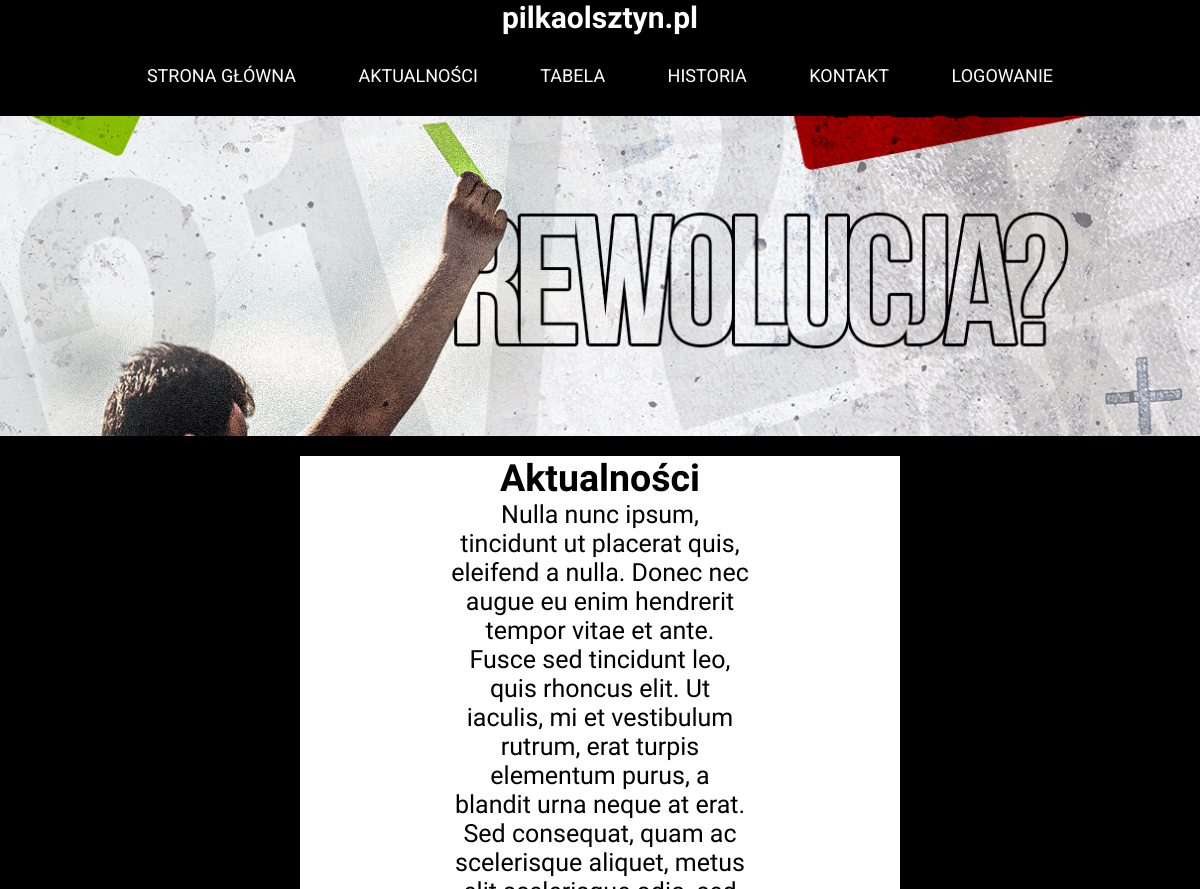
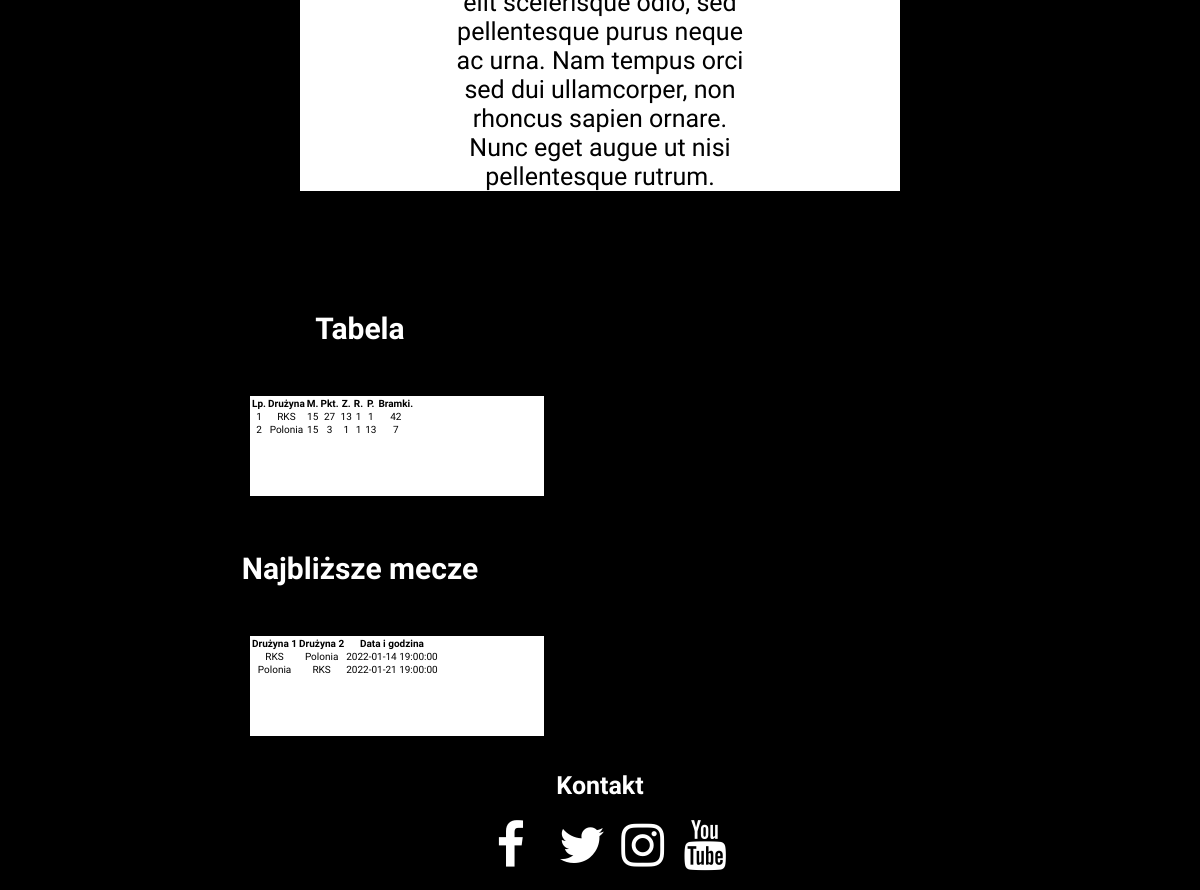
The page / on the database its author committed (2 pictures, top to bottom).
### tables this page shows
CREATE TABLE IF NOT EXISTS `aktualnosci` (
  `idAktualnosci` int NOT NULL AUTO_INCREMENT,
  `Zawartosc` varchar(2500) DEFAULT NULL,
  PRIMARY KEY (`idAktualnosci`)
);

CREATE TABLE IF NOT EXISTS `druzyny` (
  `idDruzyny` int NOT NULL AUTO_INCREMENT,
  `Lp` int DEFAULT NULL,
  `Druzyna` varchar(25) DEFAULT NULL,
  `Mecze` int NOT NULL,
  `Punkty` int DEFAULT NULL,
  `Zwyciestwa` int DEFAULT NULL,
  `Remisy` int DEFAULT NULL,
  `Porazki` int DEFAULT NULL,
  `Bramki` varchar(7) DEFAULT NULL,
  `Kapitan` int NOT NULL,
  PRIMARY KEY (`idDruzyny`),
  UNIQUE KEY `Druzyna_UNIQUE` (`Druzyna`)
);

CREATE TABLE IF NOT EXISTS `kalendarz` (
  `idWydarzenie` int NOT NULL AUTO_INCREMENT,
  `Data` datetime DEFAULT NULL,
  `Druzyna_a` varchar(45) DEFAULT NULL,
  `Druzyna_b` varchar(45) DEFAULT NULL,
  `Druzyny_idDruzyny_a` int NOT NULL,
  `Druzyny_idDruzyny_b` int NOT NULL,
  PRIMARY KEY (`idWydarzenie`)
);

### php/funkcje.php (the view, shortened to what this page needs)
<?php
function pokazAktualnosci($limit)
{
    include "cfg.php";
    if ($link) {
        $query = "SELECT * FROM aktualnosci LIMIT $limit";
        $result = $link->query($query);
        if ($result->num_rows > 0) {
            while ($row = $result->fetch_assoc()) {
                echo "<div class='news'>";
                echo $row["Zawartosc"];
				echo "</div>";
            }
        } else {
            echo "0 results";
        }
    }
}
function pokazTabeleDruzyn()
{
    include "cfg.php";
    if ($link) {
        $query = "SELECT * FROM druzyny LIMIT 100;";
        $result = $link->query($query);
        if ($result->num_rows > 0) {
            echo ("<table class='tabela-druzyny'>");
            echo ("<tr><th>Lp.</th><th>Drużyna</th><th>M.</th><th>Pkt.</th><th>Z.</th><th>R.</th><th>P.</th><th>Bramki.</th></tr>");
            while ($row = $result->fetch_assoc()) {
                echo "<tr>";
                echo "<td>" . $row["Lp"] . "</td>";
                echo "<td>" . $row["Druzyna"] . "</td>";
                echo "<td>" . $row["Mecze"] . "</td>";
                echo "<td>" . $row["Punkty"] . "</td>";
                echo "<td>" . $row["Zwyciestwa"] . "</td>";
                echo "<td>" . $row["Remisy"] . "</td>";
                echo "<td>" . $row["Porazki"] . "</td>";
                echo "<td>" . $row["Bramki"] . "</td>";
                echo "</tr>";
            }
            echo ("</table>");
        } else {
            echo "0 results";
        }
    }
}
function pokazNajblizszeSpotkania()
{
    include "cfg.php";
    if ($link) {
        $query = "SELECT * FROM kalendarz WHERE Data>= NOW() ORDER BY Data ASC LIMIT 10;";
        $result = $link->query($query);
        if ($result->num_rows > 0) {
            echo ("<table class='tabela-druzyny'>");
            echo ("<tr><th>Drużyna 1</th><th>Drużyna 2</th><th>Data i godzina</th></tr>");
            while ($row = $result->fetch_assoc()) {
                echo "<tr>";
                echo "<td>" . $row["Druzyna_a"] . "</td>";
                echo "<td>" . $row["Druzyna_b"] . "</td>";
                echo "<td>" . $row["Data"] . "</td>";
                echo "</tr>";
            }
            echo ("</table>");
        } else {
            echo "0 results";
        }
    }
}

### html/index.php (shortened to what this page needs)
<!DOCTYPE html>
<html lang="pl">
<head>
    <link rel="stylesheet" href="https://cdnjs.cloudflare.com/ajax/libs/font-awesome/4.7.0/css/font-awesome.min.css">
    <link rel="stylesheet" href="../css/style.css">
    <link rel="stylesheet" href="../css/style.php" media="screen">
</head>
<body>
    <a href="#" class="logo"><h1>pilkaolsztyn.pl</h1></a>
 <nav>
        <a href="../html/index.php">Strona Główna</a>
        <a href="../html/aktualnosci.php">Aktualności</a>
        <a href="../html/tabela.php">Tabela</a>
        <a href="../html/historia.php">Historia</a>
        <a href="../html/kontakt.php">Kontakt</a>
       <?php
if ($_SESSION['login'] == '') {
    echo '<a href="../html/logowanie.php">Logowanie</a>';
} elseif ($_SESSION['type'] == '5') {
    echo '<a href="../html/paneladmina.php">' . $_SESSION["login"] . '</a>';
    echo '<a href="../php/logout.php">' . 'Wyloguj' . '</a>';
} elseif ($_SESSION['type'] == '1') {
    echo '<a href="../html/panelUzytkownika.php">' . $_SESSION["login"] . '</a>';
    echo '<a href="../php/logout.php">' . 'Wyloguj' . '</a>';
}
?>
    </nav>
    <header></header>
    <div class="aktualnosci">
       <h2>Aktualności</h2>
       <?php
include '../php/funkcje.php';
pokazAktualnosci(1);
?>
    </div>
    <div class="feature">
        <div class="image">
            <h2>Tabela</h2>
            <div class="tabelaTabela2">
            <?php
pokazTabeleDruzyn();
?>
        </div>
        </div>
    </div>
    <div class="feature">
        <div class="image">
            <h2>Najbliższe mecze</h2>
            <div class="tabelaTabela2">
            <?php
pokazNajblizszeSpotkania();
?>
        </div>
        </div>
    </div>
    <div class="socials">
        <h2>Kontakt</h2>
        <a href="#" class="fa fa-facebook"></a>
        <a href="#" class="fa fa-twitter"></a>
        <a href="#" class="fa fa-instagram"></a>
        <a href="#" class="fa fa-youtube"></a>
    </div>
</body>
</html>

### css/style.css (style rules this page uses)
* { margin: 0; padding: 0; box-sizing: border-box; }
.logo { text-decoration: none; font-family: 'Oswald', sans-serif; }
html { font-size: 10px; font-family: 'Oswald', sans-serif; background-color: black; }
h1 { color: white; font-size: 30px; text-align: center; }
nav { margin: 20px auto; text-align: center; max-width: 1440px; }
nav a { font-size: 1.8rem; display: inline-block; font-family: 'Roboto'; text-transform: uppercase; text-decoration: none; color: white; padding: 10px; margin: 0 20px; }
header { background-image: url(../img/img2.jpg); height: 40vh; background-size: cover; background-position: center; margin-bottom: 20px; }
.aktualnosci { background-color: white; margin: auto; width: 50%; min-height: 200px; }
.aktualnosci { font-size: 25px; text-align: center; }
div.feature { display: inline-block; width: 40%; margin-left: 120px; text-align: center; }
div.feature h2 { font-size: 30px; color: white; }
div.image { min-height: 200px; background-color:black; margin: 20px 30px; }
.socials { width: 100%; text-align: center; }
.socials h2 { color: white; font-size: 25px; text-align: center; }
.fa { padding: 20px; margin-right: 20px; font-size: 50px; width: 30px; text-align: center; text-decoration: none; border-radius: 50%; color: white; }
.news { color: black; background-color: white; margin: auto; width: 50%; margin-bottom: 100px; min-height: 100px; text-align: center; }
.tabelaTabela2 { background-color: white; width: 70%; min-height: 100px; color: black; margin-top: 50px; margin-left: 100px; margin-right: 250px; text-align: center; display: inline-block; }

### rows shown on the page
aktualnosci: Zawartosc "Nulla nunc ipsum, tincidunt ut placerat quis, eleifend a nulla. Donec nec augue eu enim hendrerit tempor vitae et ante. Fusce sed tincidunt leo, quis rhoncus elit. Ut iaculis, mi et vestibulum rutrum, erat turpis elementum purus, a blandit urna neque at erat. Sed consequat, quam ac scelerisque aliquet, metus elit scelerisque odio, sed pellentesque purus neque ac urna. Nam tempus orci sed dui ullamcorper, non rhoncus sapien ornare. Nunc eget augue ut nisi pellentesque rutrum."
druzyny: Lp "1", Druzyna "RKS", Mecze "15", Punkty "27", Zwyciestwa "13", Remisy "1", Porazki "1", Bramki "42"
druzyny: Lp "2", Druzyna "Polonia", Mecze "15", Punkty "3", Zwyciestwa "1", Remisy "1", Porazki "13", Bramki "7"
kalendarz: Druzyna_a "RKS", Druzyna_b "Polonia", Data "2022-01-14 19:00:00"
kalendarz: Druzyna_a "Polonia", Druzyna_b "RKS", Data "2022-01-21 19:00:00"
